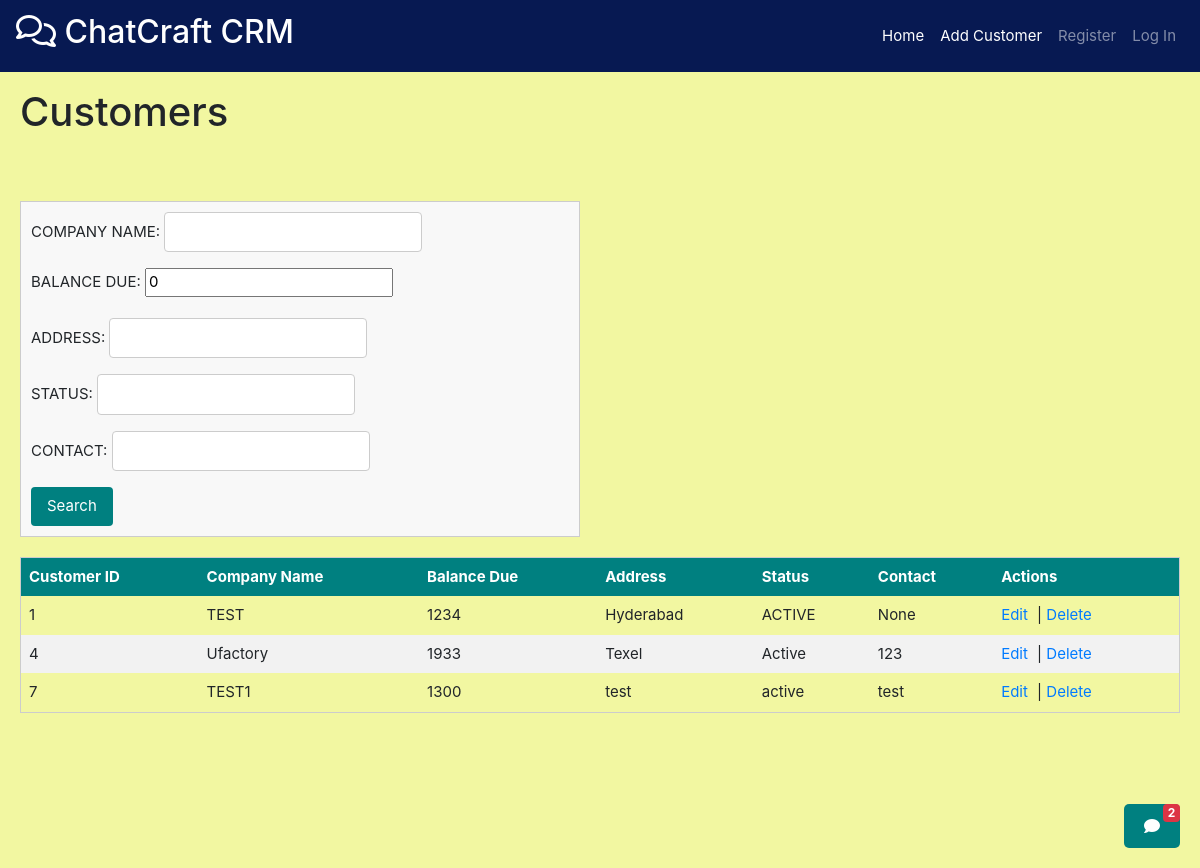
/customers/get/, run on the app's committed database.
### customers/models.py (models this page shows, shortened)
class Customer(models.Model):
    CUSTOMER_ID=models.AutoField(primary_key=True)
    COMPANY_NAME=models.CharField(max_length=35,unique=True)
    BALANCE_DUE=models.IntegerField(default=0,blank=True,null=True)
    ADDRESS = models.CharField(max_length=35,null=True,blank=True)
    STATUS = models.CharField(max_length=35,null=True,blank=True)
    CONTACT = models.CharField(max_length=10,null=True,blank=True)

### customers/views.py (the view)
# urls.py: path('get/', views.getCustomer),
def getCustomer(request : HttpRequest):
    data = request.GET
    customers = Customer.objects.all()
    filter_fields =["COMPANY_NAME", "BALANCE_DUE", "ADDRESS", "STATUS", "CONTACT"]
    for field in filter_fields:
        param_value = data.get(field)
        if param_value:
            customers = customers.filter(**{field: param_value})
    customer_list = []
    for customer in customers:
        customer_details = {
            "CUSTOMER_ID":customer.CUSTOMER_ID,
            "COMPANY_NAME": customer.COMPANY_NAME,
            "BALANCE_DUE": customer.BALANCE_DUE,
            "ADDRESS": customer.ADDRESS,
            "STATUS": customer.STATUS,
            "CONTACT" : customer.CONTACT,
        }
        customer_list.append(customer_details)
    customer_data = json.dumps(customer_list, indent=4)
    return render(request, 'Customers/display_customers.html', {'customers':customers,'form':CustomerForm})

### customers/templates/Customers/display_customers.html (shortened to what this page needs)
{% extends 'base.html' %}
{% block extra_nav %}
<li class="nav-item">
    <a class="nav-link" href="/customers/add/" style="color: white;">Add Customer</a>
</li>
{% endblock %}
{% block content %}
<h1 class="page-title">Customers</h1>
<br><br>
<form method="get" novalidate style="width: 560px;">
    {{ form.as_p }}
    <button type="submit">Search</button>
</form>
<table class="custom-table">
    <thead>
        <tr class="table-header">
            <th>Customer ID</th>
            <th>Company Name</th>
            <th>Balance Due</th>
            <th>Address</th>
            <th>Status</th>
            <th>Contact</th>
            <th>Actions</th>
        </tr>
    </thead>
    <tbody>
        {% for customer in customers %}
        <tr>
            <td>{{ customer.CUSTOMER_ID }}</td>
            <td>{{ customer.COMPANY_NAME }}</td>
            <td>{{ customer.BALANCE_DUE }}</td>
            <td>{{ customer.ADDRESS }}</td>
            <td>{{ customer.STATUS }}</td>
            <td>{{ customer.CONTACT }}</td>
            <td>
                <a href="/customers/edit/{{ customer.CUSTOMER_ID }}/" class="action-link">Edit</a> |
                <a href="/customers/delete/{{ customer.CUSTOMER_ID }}/" class="action-link">Delete</a>
            </td>
        </tr>
        {% endfor %}
    </tbody>
</table>
{% endblock %}

### data on the page
Customer: CUSTOMER_ID "1", COMPANY_NAME "TEST", BALANCE_DUE "1234", ADDRESS "Hyderabad", STATUS "ACTIVE", CONTACT "None"
Customer: CUSTOMER_ID "4", COMPANY_NAME "Ufactory", BALANCE_DUE "1933", ADDRESS "Texel", STATUS "Active", CONTACT "123"
Customer: CUSTOMER_ID "7", COMPANY_NAME "TEST1", BALANCE_DUE "1300", ADDRESS "test", STATUS "active", CONTACT "test"
